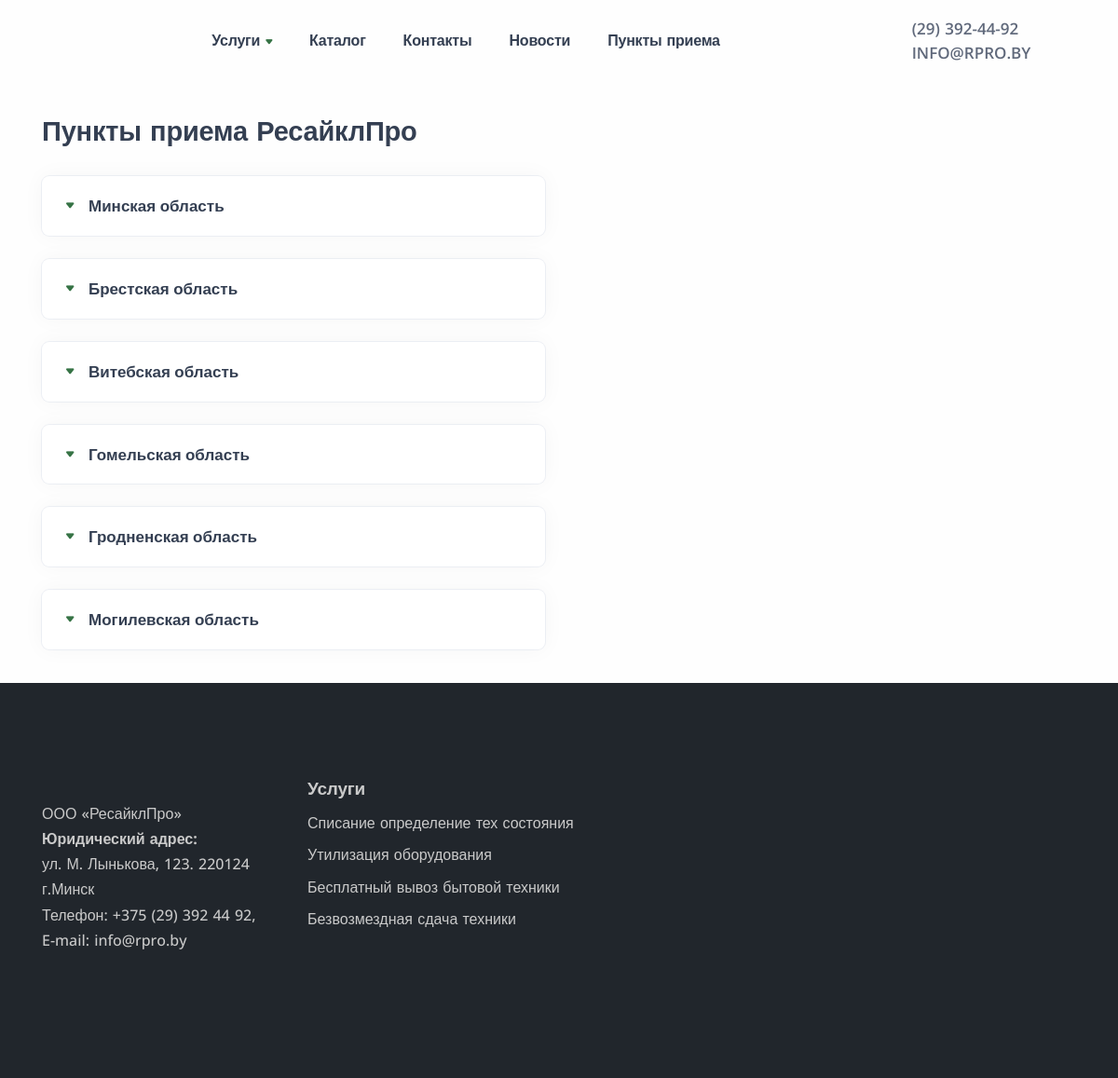
The app's page /punkty-priema/ with its own data.
### recycle/models.py (models this page shows, shortened)
class Region(models.Model):
    region_name = models.CharField('Название региона', max_length=200)
    region_slug = models.CharField('URL', max_length=200, default='region' + str(datetime.datetime.now()))
    region_title = models.CharField('Заголовок title', max_length=200)
    region_metadesc = models.CharField('Описание description', max_length=300)
    region_short_desc = models.TextField('Короткое описание', blank=True)
    body_editorjs = EditorJsJSONField()

### recycle/views.py (the view)
# urls.py: path('punkty-priema/', views.Punkty.as_view(), name='punkty'),
class Punkty(View):
    def get(self, request):
        regions = Region.objects.all()
        return render(request, 'punkty.html', {'regions':regions})

### RPRO/baseprocessor.py (called while the page is built)
def custom_proc(request):
    stock = False
    articles = Article.objects.all()
    for article in articles:
        if article.isStock == True:
            stock = True
    return {'stock': stock}

### templates/punkty.html (shortened to what this page needs)
{% extends 'base.html' %}
{% load static %}
{% block content %}
<div class="content-wrapper">
    <header class="wrapper">
        <nav class="navbar center-nav transparent navbar-expand-lg navbar-light">
            <div class="container flex-lg-row flex-nowrap align-items-center">
                <div class="navbar-collapse offcanvas-nav">
                    <ul class="navbar-nav">
<li class="nav-item"><a class="nav-link has-submenu" href="#" id="sm-162677704259718-37" aria-haspopup="true" aria-controls="sm-162677704259718-38" aria-expanded="false">Услуги<span class="sub-arrow"></span></a>
              </li>
                        <li class="nav-item "><a class="nav-link" href={% url 'category' %}>Каталог</a>
                        </li>
                        <li class="nav-item"><a class="nav-link" href={% url 'contact' %}>Контакты</a>
                        </li>
                        <li class="nav-item "><a class="nav-link" href={% url 'news' %}>Новости
                        </li>
                        <li class="nav-item"><a class="nav-link" href={% url 'punkty' %}>Пункты приема</a>
                        </li>
                    </ul>
                </div>
                <div class="navbar-other w-20 p-1 ms-auto">
                    <div class="contact-item w-100"><a href="tel:info@rpro.by" class="link-body"> <i class="uil uil-phone-volume"></i> (29) 392-44-92</a></div>
                    <div class="contact-item w-100"><a href="mailto:info@rpro.by" class="link-body"> <i class="uil uil-envelope-heart"></i> info@rpro.by</a></div>
                </div>
            </div>
        </nav>
    </header>
    		<section class="wrapper bg-light">
			<div class="container pt-8">
<section id="tabs" class="wrapper pb-2">
						<div class="row">
							<div class="col-lg-6">
                                                    <h1 class="pb-4">Пункты приема РесайклПро</h1>
								<div id="accordion-1" class="accordion-wrapper">
									{% for region in regions %}
									<div class="card">
										<div class="card-header" id="heading-{{region.id}}">
											<button class="collapsed" data-bs-toggle="collapse" data-bs-target="#collapse-{{region.id}}" aria-expanded="false" aria-controls="collapse-{{region.id}}">{{ region.region_name }}</button>
										</div>
									</div>
{% endfor %}
								</div>
							</div>
                        <div class="col-lg-6">
                        </div></div>
					</section>
            </div>
            </section>
</div>
{% endblock %}

### records on screen
Region: region_name "Минская область"
Region: region_name "Брестская область"
Region: region_name "Витебская область"
Region: region_name "Гомельская область"
Region: region_name "Гродненская область"
Region: region_name "Могилевская область"
